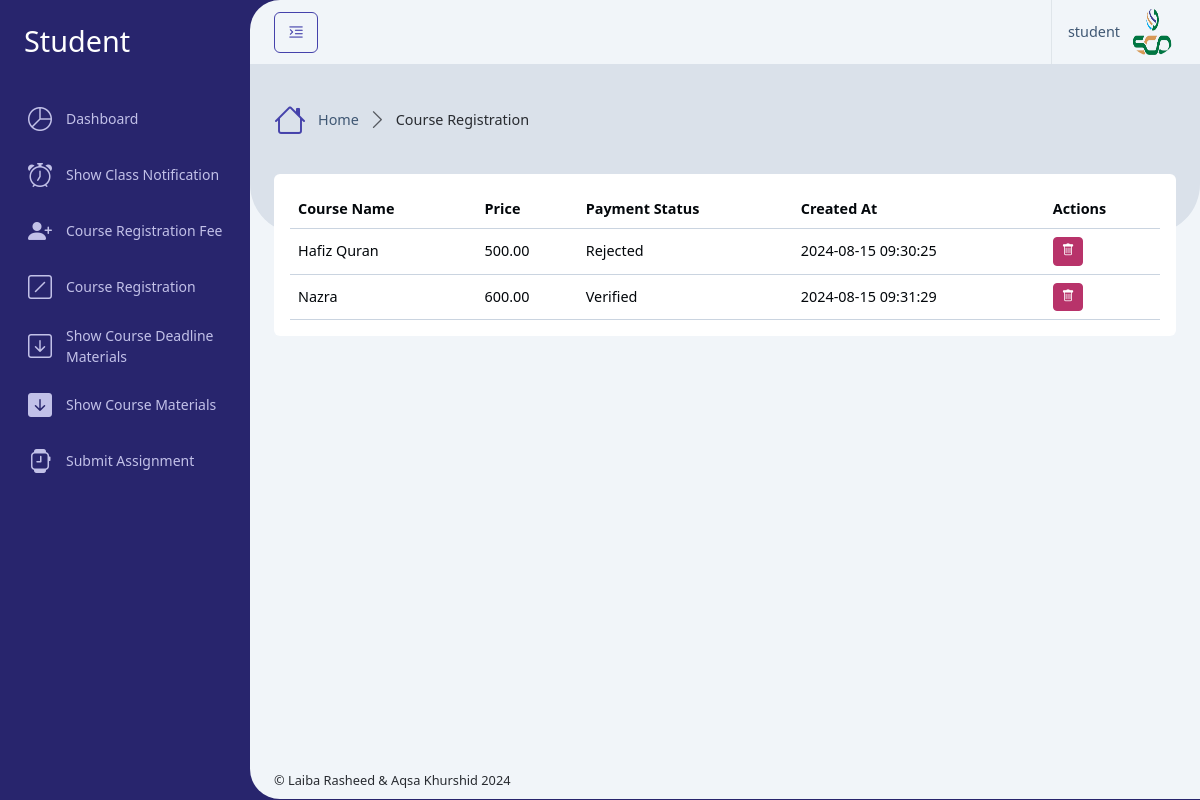
/Student/course_registration.php (signed in), run on the app's committed database.
### tables this page shows
CREATE TABLE `users` (
  `id` int(11) NOT NULL,
  `username` varchar(50) NOT NULL,
  `email` varchar(100) NOT NULL,
  `cnic` varchar(20) DEFAULT NULL,
  `date_of_birth` date DEFAULT NULL,
  `gender` varchar(20) DEFAULT NULL,
  `age` int(11) DEFAULT NULL,
  `address` varchar(255) DEFAULT NULL,
  `phone` varchar(20) DEFAULT NULL,
  `quranic_qualification` enum('Haifz','Tajweed','Tafseer','Nazra','Basic_Language_Courses','Other_Relevant_Qualification') DEFAULT 'Haifz',
  `profile_photo` varchar(255) DEFAULT NULL,
  `upload_cv` varchar(255) DEFAULT NULL,
  `password` varchar(255) NOT NULL,
  `role_id` int(11) NOT NULL,
  `isActive` tinyint(1) NOT NULL,
  `created_at` timestamp NOT NULL DEFAULT current_timestamp()
);

CREATE TABLE `course_registration` (
  `id` int(11) NOT NULL,
  `course_id` int(11) DEFAULT NULL,
  `user_id` int(11) DEFAULT NULL,
  `transaction_no` varchar(255) DEFAULT NULL,
  `receipt_path` varchar(255) DEFAULT NULL,
  `price` decimal(20,2) DEFAULT NULL,
  `payment_status` varchar(255) DEFAULT NULL,
  `created_at` timestamp NOT NULL DEFAULT current_timestamp()
);

CREATE TABLE `courses` (
  `id` int(11) NOT NULL,
  `name` varchar(255) NOT NULL,
  `description` text DEFAULT NULL,
  `price` decimal(20,2) DEFAULT NULL,
  `created_at` timestamp NOT NULL DEFAULT current_timestamp()
);

### Student/course_registration.php (called while the page is built, shortened)
<?php
    require '../Database/config.php';
    $user = getUserData($_SESSION['user_id']);
    $user_id = $_SESSION['user_id'];
    $sql = "SELECT course_registration.*, courses.name AS course_name
        FROM course_registration
        JOIN courses ON course_registration.course_id = courses.id
        WHERE course_registration.user_id = ?";
    $stmt = $conn->prepare($sql);
    $stmt->bind_param("i", $user_id);
    $stmt->execute();
    $result = $stmt->get_result();
    include '../setting/_Layout.php';
?>

### Database/config.php (called while the page is built, shortened)
<?php
    $servername = "localhost";
    $username = "root";
    $password = "";
    $dbname = "online_quran_tutor_db";
    $conn = new mysqli($servername, $username, $password, $dbname);
    function getUserData($user_id) {
        global $conn;
        $stmt = $conn->prepare("SELECT * FROM users WHERE id = ?");
        $stmt->bind_param("i", $user_id);
        $stmt->execute();
        $result = $stmt->get_result();
        return $result->fetch_assoc();
    }
?>

### Student/course_registration_content.php (the view, shortened to what this page needs)
<div class="row">
    <div class="col-xxl-12">
        <div class="card mb-4">
            <div class="card-body">
                <div class="table-responsive">
                    <table class="table align-middle table-hover m-0">
                        <thead>
                            <tr>
                                <th scope="col">Course Name</th>
                                <th scope="col">Price</th>
                                <th scope="col">Payment Status</th>
                                <th scope="col">Created At</th>
                                <th scope="col">Actions</th>
                            </tr>
                        </thead>
                        <tbody>
                            <?php
                            if ($result->num_rows > 0) {
                                while ($row = $result->fetch_assoc()) {
                            ?>
                                    <tr>
                                    <td><?php echo htmlspecialchars($row['course_name']); ?></td>
                                    <td><?php echo htmlspecialchars($row['price']); ?></td>
                                    <td><?php echo htmlspecialchars($row['payment_status']); ?></td>
                                    <td><?php echo htmlspecialchars($row['created_at']); ?></td>
                                        <td>
                                            <button class="btn btn-danger btn-sm" data-bs-toggle="modal" data-bs-target="#deleteCourseRegistrationModal" onclick="setDeleteModalData(<?php echo $row['id']; ?>)"><i class="bi bi-trash"></i></button>
                                        </td>
                                    </tr>
                            <?php
                                }
                            } else {
                            ?>
                                <tr>
                                    <td colspan="3">No Course Registration found.</td>
                                </tr>
                            <?php
                            }
                            ?>
                        </tbody>
                    </table>
                </div>
            </div>
        </div>
    </div>
</div>

### setting/_Header.php (shortened to what this page needs)
<div class="app-header d-flex align-items-center">
    <div class="d-flex">
        <button class="btn btn-outline-primary me-2 pin-sidebar" id="pin-sidebar">
            <i class="bi bi-text-indent-left fs-5"></i>
        </button>
    </div>
    <div class="header-actions">
        <div class="dropdown ms-3">
            <a id="userSettings" class="dropdown-toggle d-flex py-2 align-items-center ps-3 border-start" href="#!"
                role="button" data-bs-toggle="dropdown" aria-expanded="false">
                <span class="d-none d-md-block me-2"><?php echo htmlspecialchars($user['username']); ?></span>
                <img src="../assets/uploads/<?php echo htmlspecialchars($user['profile_photo']); ?>" class="rounded-circle img-3x" alt="Bootstrap Gallery" />
            </a>
        </div>
    </div>
</div>

### data on the page
users: username "student", profile_photo (picture)
course_registration: course.name "Hafiz Quran", price "500.00", payment_status "Rejected", created_at "2024-08-15 09:30:25"
course_registration: course.name "Nazra", price "600.00", payment_status "Verified", created_at "2024-08-15 09:31:29"

### other printed values
$roleTitle "Student"
$title "Course Registration"
